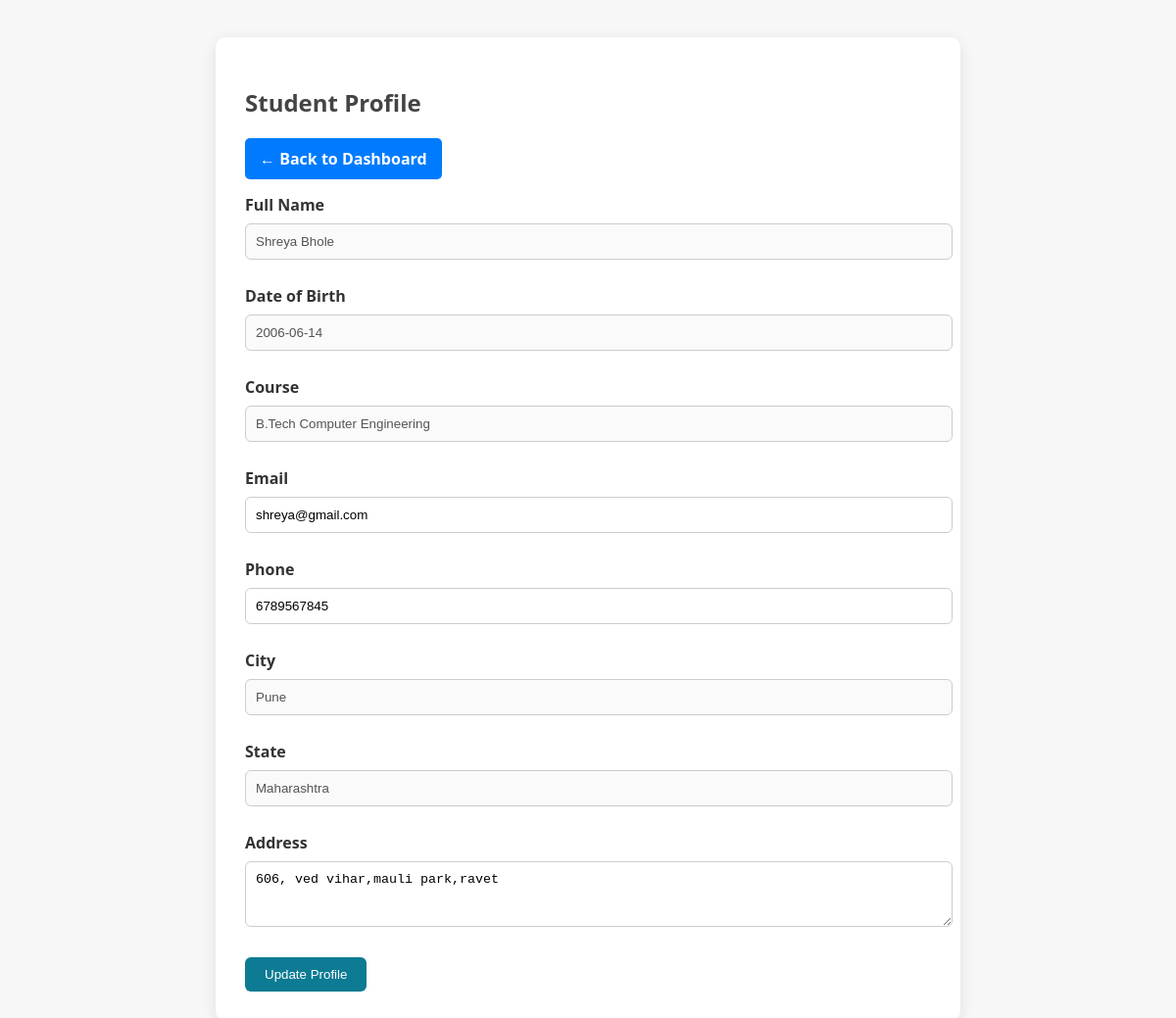
Page /student/profile.php (signed in) on the committed database.
### tables this page shows
CREATE TABLE `student` (
  `Student_ID` int(11) NOT NULL,
  `First_Name` varchar(50) NOT NULL,
  `Middle_Name` varchar(50) DEFAULT NULL,
  `Last_Name` varchar(50) NOT NULL,
  `Gender` enum('Male','Female','Other') DEFAULT NULL,
  `DOB` date NOT NULL,
  `Email` varchar(100) NOT NULL,
  `Phone` varchar(15) NOT NULL,
  `Course` varchar(100) NOT NULL,
  `Guardian_Name` varchar(100) DEFAULT NULL,
  `Guardian_Contact` varchar(15) DEFAULT NULL,
  `Address` text DEFAULT NULL,
  `City_ID` int(11) DEFAULT NULL,
  `State_ID` int(11) DEFAULT NULL,
  `Password` varchar(255) NOT NULL
);

CREATE TABLE `city` (
  `City_ID` int(11) NOT NULL,
  `City_Name` varchar(100) NOT NULL,
  `State_ID` int(11) DEFAULT NULL
);

CREATE TABLE `state` (
  `State_ID` int(11) NOT NULL,
  `State_Name` varchar(100) NOT NULL
);

### student/profile.php (the view, shortened to what this page needs)
<?php
include('../includes/db_connect.php');
$student_id = $_SESSION['student_id'];
$query = "SELECT s.*, c.City_Name, st.State_Name
          FROM student s
          LEFT JOIN city c ON s.City_ID = c.City_ID
          LEFT JOIN state st ON s.State_ID = st.State_ID
          WHERE Student_ID=?";
$stmt = $conn->prepare($query);
$stmt->bind_param("i", $student_id);
$stmt->execute();
$result = $stmt->get_result();
$student = $result->fetch_assoc();
?>
<!DOCTYPE html>
<html lang="en">
<head>
    <link rel="stylesheet" href="../assets/style.css">
</head>
<body>
    <div class="profile-container">
        <h2>Student Profile</h2>
        <a href="../student/dashboard.php" class="dashboard-btn">← Back to Dashboard</a>
        <form method="post">
            <div class="info-group">
                <label>Full Name</label>
                <input type="text" value="<?= $student['First_Name'] . ' ' . $student['Last_Name']; ?>" disabled>
            </div>
            <div class="info-group">
                <label>Date of Birth</label>
                <input type="text" value="<?= $student['DOB']; ?>" disabled>
            </div>
            <div class="info-group">
                <label>Course</label>
                <input type="text" value="<?= $student['Course']; ?>" disabled>
            </div>
            <div class="info-group">
                <label>Email</label>
                <input type="email" name="email" value="<?= $student['Email']; ?>" required>
            </div>
            <div class="info-group">
                <label>Phone</label>
                <input type="text" name="phone" value="<?= $student['Phone']; ?>" required>
            </div>
            <div class="info-group">
                <label>City</label>
                <input type="text" value="<?= $student['City_Name']; ?>" disabled>
            </div>
            <div class="info-group">
                <label>State</label>
                <input type="text" value="<?= $student['State_Name']; ?>" disabled>
            </div>
            <div class="info-group">
                <label>Address</label>
                <textarea name="address" rows="3"><?= $student['Address']; ?></textarea>
            </div>
            <button class="btn" type="submit">Update Profile</button>
        </form>
    </div>
</body>
</html>

### student/profile.php (style rules this page uses)
body { font-family: 'Segoe UI', sans-serif; background-color: #f7f7f7; padding: 30px; }
.profile-container { max-width: 700px; background-color: #fff; padding: 30px; margin: auto; border-radius: 10px; box-shadow: 0px 4px 15px rgba(0, 0, 0, 0.1); }
h2 { color: #444; margin-bottom: 20px; }
label { font-weight: bold; color: #333; }
input, textarea { width: 100%; padding: 10px; margin: 8px 0 16px; border: 1px solid #ccc; border-radius: 6px; }
.btn { padding: 10px 20px; background-color: #0c7b93; color: white; border: none; border-radius: 6px; cursor: pointer; }
.info-group { margin-bottom: 10px; }
.dashboard-btn { display: inline-block; background-color: #007bff; color: white; padding: 10px 15px; border-radius: 5px; text-decoration: none; font-weight: bold; margin-bottom: 15px; }

### rows in the picture
student: First_Name+Last_Name "Shreya Bhole", DOB "2006-06-14", Course "B.Tech Computer Engineering", email "shreya@gmail.com", phone "6789567845", City_ID.City_Name "Pune", State_ID.State_Name "Maharashtra", address "606, ved vihar,mauli park,ravet"
